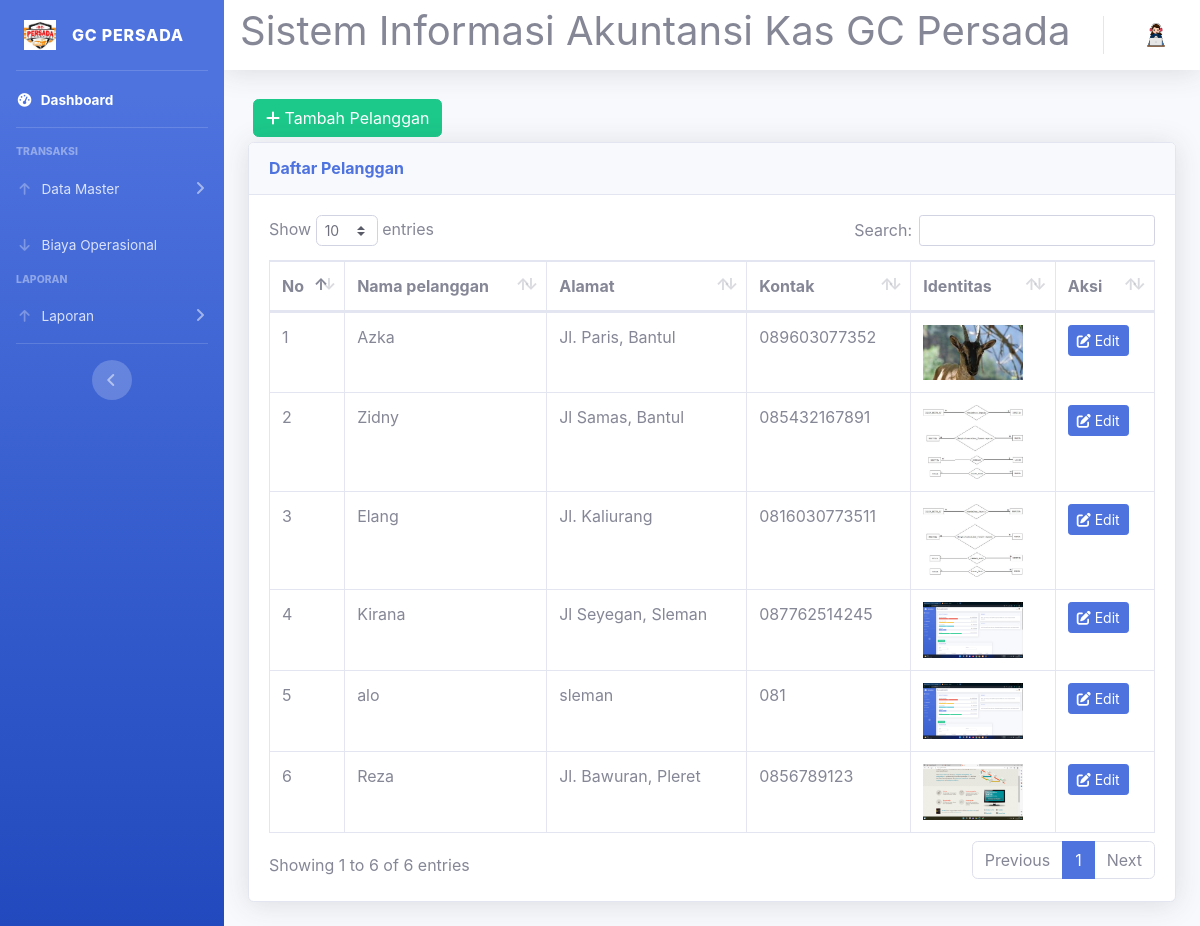
The app's page /pelanggan.php with its own data.
### tables this page shows
CREATE TABLE `pelanggan` (
  `id_pelanggan` int(2) NOT NULL,
  `nama` varchar(15) NOT NULL,
  `alamat` varchar(20) NOT NULL,
  `no_hp` varchar(13) NOT NULL,
  `img` varchar(25) NOT NULL
);

### pelanggan.php (the view, shortened to what this page needs)
<?php
require 'koneksi.php';
?>
<!DOCTYPE html>
<html lang="en">
<head>
  <link href="vendor/fontawesome-free/css/all.min.css" rel="stylesheet" type="text/css">
  <link href="css/sb-admin-2.min.css" rel="stylesheet">
  <link href="vendor/datatables/dataTables.bootstrap4.min.css" rel="stylesheet">
</head>
<body id="page-top">
  <?php
  $role = $_SESSION['role_id'];
  $role == '3' ? require('sidebar-karyawan.php') : require('sidebar.php');
  ?>
  <div id="content">
    <?php require 'navbar.php'; ?>
    <div class="container-fluid">
      <button type="button" class="btn btn-success" style="margin:5px;" data-toggle="modal" data-target="#myModalTambah"><i class="fa fa-plus"></i> Tambah Pelanggan</button><br>
      <div class="card shadow mb-4">
        <div class="card-header py-3">
          <h6 class="m-0 font-weight-bold text-primary">Daftar Pelanggan</h6>
        </div>
        <div class="card-body">
          <div class="table-responsive">
            <table class="table table-bordered" id="dataTable" width="100%" cellspacing="0">
              <thead>
                <tr>
                  <th>No</th>
                  <th>Nama pelanggan</th>
                  <th>Alamat</th>
                  <th>Kontak</th>
                  <th>Identitas</th>
                  <th>Aksi</th>
                </tr>
              </thead>
              <tbody>
                <?php
                $query = mysqli_query($koneksi, "SELECT * FROM pelanggan");
                $no = 1;
                while ($data = mysqli_fetch_assoc($query)) {
                ?>
                  <tr>
                    <td><?= $no++ ?></td>
                    <td><?= $data['nama'] ?></td>
                    <td><?= $data['alamat'] ?></td>
                    <td><?= $data['no_hp'] ?></td>
                    <td><img src="uploads/<?= $data['img'] ?>" alt="Identitas" style="width: 100px;"></td>
                    <td>
                      <a href="#" type="button" class="btn btn-primary btn-sm" data-toggle="modal" data-target="#myModal<?= $data['id_pelanggan'] ?>"><i class="fa fa-edit"></i> Edit</a>
                    </td>
                  </tr>
                <?php
                }
                ?>
              </tbody>
            </table>
          </div>
        </div>
      </div>
  </div>
  </div>
  </div>
</body>
</html>

### records on screen
pelanggan: nama "Azka", alamat "Jl. Paris, Bantul", no_hp "089603077352", img (picture)
pelanggan: nama "Zidny", alamat "Jl Samas, Bantul", no_hp "085432167891", img (picture)
pelanggan: nama "Elang", alamat "Jl. Kaliurang", no_hp "0816030773511", img (picture)
pelanggan: nama "Kirana", alamat "Jl Seyegan, Sleman", no_hp "087762514245", img (picture)
pelanggan: nama "alo", alamat "sleman", no_hp "081", img (picture)
pelanggan: nama "Reza", alamat "Jl. Bawuran, Pleret", no_hp "0856789123", img (picture)
